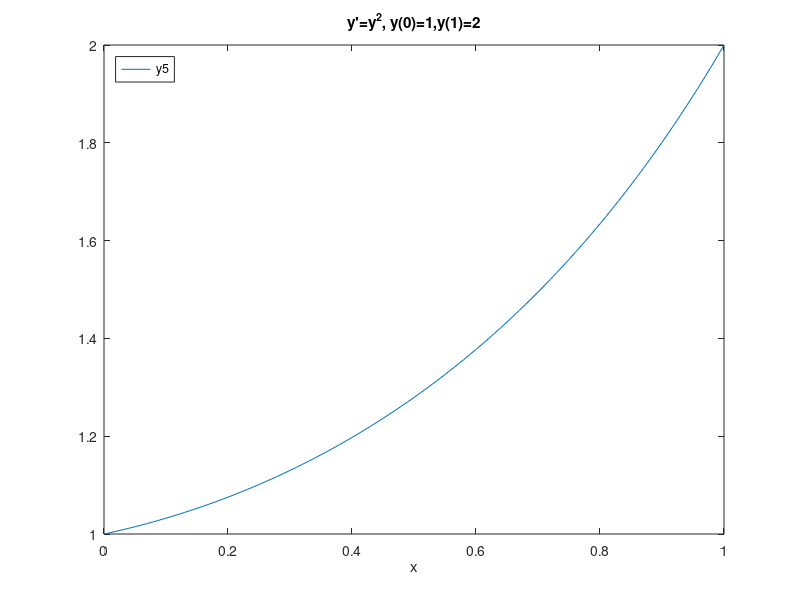
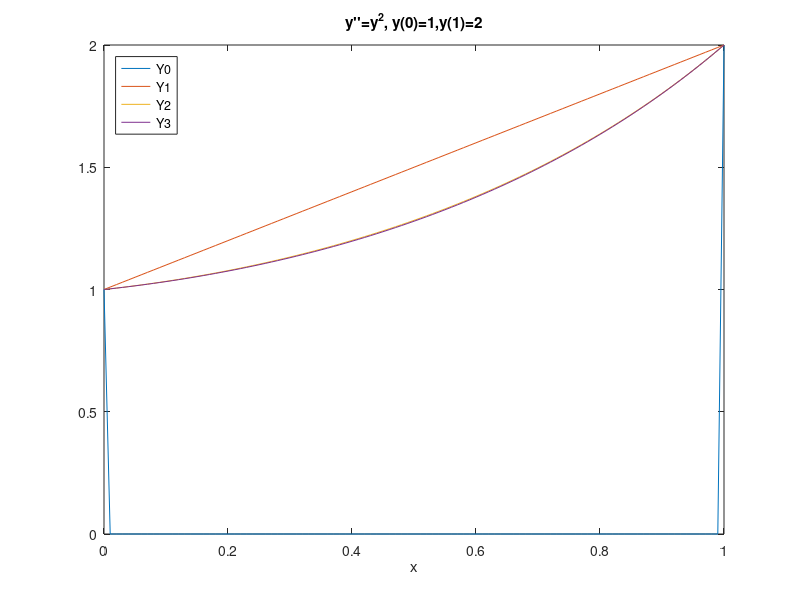

These figures' MATLAB source, in order:
%% Solve the BVP with the finite difference method
%%   y'' = f(y)
%%   y(a) = α, y(b) = β

%% Boundary value problem
F  = @(y) y.^2;
DF = @(y) diag(2.*y);
a = 0;
b = 1;
alpha = 1;
beta  = 2;

%% Parameters
N  = 100-1;
dx = 1/(N+1);
x  = a+dx*(1:N);
% explanation
%------------
% 0      1      2                          N     N+1
% |------|------|------| ... |------|------|------|
% a     a+dx   a+2dx                              b

%% numerical parameter
nbIterations = 5;
stockY = zeros(nbIterations+1,N);

%% Initialization
Y = zeros(N,1);			% choice first iteration
L = 2*diag(ones(1,N)) - diag(ones(1,N-1),1) - diag(ones(1,N-1),-1);
vecBC = [alpha; zeros(N-2,1); beta];
stockY(1,:) = Y';


%%-----       loop        ---%%
%%---------------------------%%
for k=1:nbIterations
  %% Newton method
  DJ = L + dx^2*DF(Y);
  J_Y = L*Y+dx^2*F(Y)-vecBC;
  Y  = Y-DJ\J_Y;
  %% save  
  stockY(k+1,:) = Y';
end

%% plot
figure(1)
plot([a x b],[alpha Y' beta])
xlabel('x')
legend('y5','location','northwest')
title('y''=y^2, y(0)=1,y(1)=2')

figure(2)
plot([a x b],[alpha stockY(1,:) beta],...
     [a x b],[alpha stockY(2,:) beta],...
     [a x b],[alpha stockY(3,:) beta],...
     [a x b],[alpha stockY(4,:) beta])
xlabel('x')
title('y''''=y^2, y(0)=1,y(1)=2')
legend('Y0','Y1','Y2','Y3','location','northwest')
